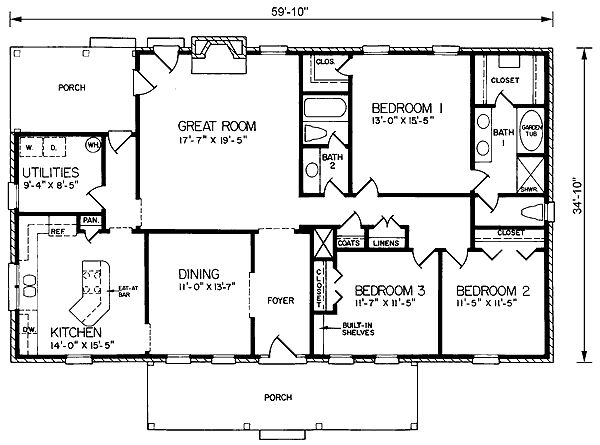
#> input picture apps/api/src/uploads/a8d85763-fd30-4254-84a1-4ba7a1ba8829_1_original.jpg, 600 x 445 px
$ python detect_floorplan.py uploads/a8d85763-fd30-4254-84a1-4ba7a1ba8829_1_original.jpg
#> lines starting #> are read from the running program, lines starting #| are printed output that depends on the picture; after the words box and inside, x2 and y2 are one past the last pixel; in counts of white or black regions, pixels touching at a corner belong together
# File: detect_floorplan.py
import cv2
import numpy as np
import argparse
import os

# Attempt to import ximgproc for thinning
try:
    import cv2.ximgproc
    XIMGPROC_AVAILABLE = True
except ImportError:
    XIMGPROC_AVAILABLE = False

# Fallback: use skimage if ximgproc isn't available
try:
    from skimage.morphology import skeletonize as sk_skeletonize
    SKIMAGE_AVAILABLE = True
except ImportError:
    SKIMAGE_AVAILABLE = False
    sk_skeletonize = None  # for safety

from sklearn.cluster import KMeans

def morphological_thinning(binary_img):
    """
    Perform morphological thinning using either OpenCV's ximgproc.thinning
    or skimage's skeletonize as a fallback.

    :param binary_img: Binary image (uint8, 0 or 255)
    :return: Thinned image (uint8, 0 or 255)
    """
    print("[DEBUG] morphological_thinning input shape:", binary_img.shape)
    if XIMGPROC_AVAILABLE:
        thinned = cv2.ximgproc.thinning(binary_img)
        print("[DEBUG] morphological_thinning ximgproc output shape:", thinned.shape)
        return thinned

    elif SKIMAGE_AVAILABLE:
        bool_img = (binary_img > 0)
        skel = sk_skeletonize(bool_img)
        thinned = (skel * 255).astype(np.uint8)
        print("[DEBUG] morphological_thinning skimage output shape:", thinned.shape)
        return thinned
    else:
        raise ImportError("No available thinning method. Install opencv-contrib-python or scikit-image.")

def skeletonize_image(img_path, thresh_val=100):
    """
    Reads a floorplan image, thresholds it, applies morphological denoising,
    and then skeletonizes it using morphological thinning.
    Returns the skeleton image (0 = background, 255 = foreground).
    """
#> called with thresh_val = 100
    # 1. Load image in grayscale
    gray = cv2.imread(img_path, cv2.IMREAD_GRAYSCALE)
#> gray is the input picture: shape (445, 600); min 0, max 255, mean 228.1
    if gray is None:
        raise ValueError(f"Could not open or find the image: {img_path}")

    orig_height, orig_width = gray.shape[:2]
#> orig_height = 445; orig_width = 600
    print(f"[DEBUG] Original (H×W): {orig_height} × {orig_width}")
#| [DEBUG] Original (H×W): 445 × 600

    # 2. Threshold
    _, binary = cv2.threshold(gray, thresh_val, 255, cv2.THRESH_BINARY_INV)
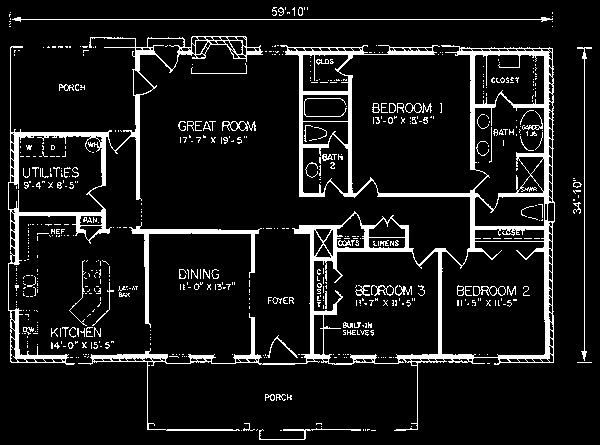
#> binary: shape (445, 600); 9.6% white; 608 white regions (524 under 20 px), largest, box (x1, y1, x2, y2) and area: (78, 45, 555, 431) 13249, (8, 36, 263, 365) 4677, (129, 222, 262, 328) 1183
    print("[DEBUG] After threshold shape:", binary.shape)
#| [DEBUG] After threshold shape: (445, 600)

    # 3. Morphological opening/closing
    kernel = cv2.getStructuringElement(cv2.MORPH_RECT, (3, 3))
    opened = cv2.morphologyEx(binary, cv2.MORPH_OPEN, kernel)
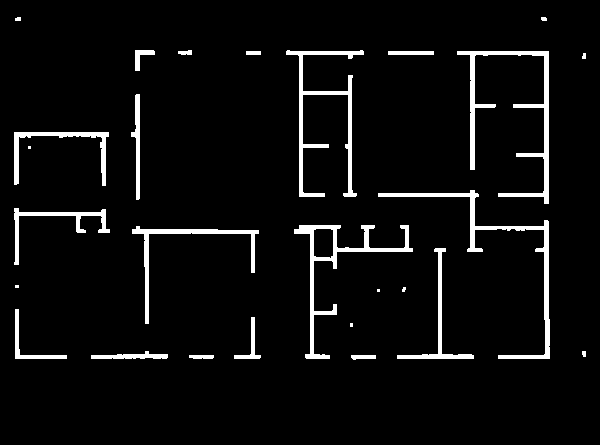
#> opened: shape (445, 600); 5.2% white; 27 white regions (5 under 20 px), largest, box (x1, y1, x2, y2) and area: (457, 51, 549, 204) 2214, (378, 190, 550, 359) 1931, (286, 50, 364, 197) 1825
    print("[DEBUG] After open shape:", opened.shape)
#| [DEBUG] After open shape: (445, 600)
    closed = cv2.morphologyEx(opened, cv2.MORPH_CLOSE, kernel)
#> closed: shape (445, 600); 5.2% white; 27 white regions (5 under 20 px), largest, box (x1, y1, x2, y2) and area: (457, 51, 549, 204) 2216, (378, 190, 550, 359) 1935, (286, 50, 364, 197) 1825
    print("[DEBUG] After close shape:", closed.shape)
#| [DEBUG] After close shape: (445, 600)

    # 4. Thinning (skeletonization)
    skel = morphological_thinning(closed)
#| [DEBUG] morphological_thinning input shape: (445, 600)
#> in morphological_thinning, `thinned = cv2.ximgproc.thinning(binary_img)`:
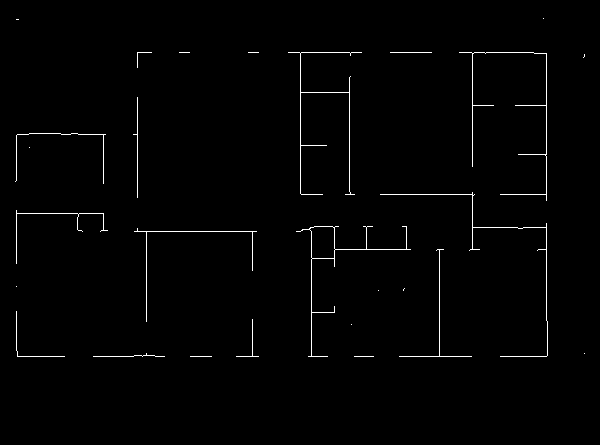
#> thinned: shape (445, 600); 1.1% white in thin lines or dots, all inside (x1, y1, x2, y2) = (15, 18, 585, 357)
#| [DEBUG] morphological_thinning ximgproc output shape: (445, 600)
    print("[DEBUG] After thinning shape:", skel.shape)
#| [DEBUG] After thinning shape: (445, 600)

    # 5. Resize if needed
    if (skel.shape[0] != orig_height) or (skel.shape[1] != orig_width):
        print("[INFO] Resizing skeleton to match original.")
        skel = cv2.resize(skel, (orig_width, orig_height), interpolation=cv2.INTER_NEAREST)
    print("[DEBUG] Final skeleton shape:", skel.shape)
#| [DEBUG] Final skeleton shape: (445, 600)

    # Ensure skeleton is 0 or 255
    skel[skel > 0] = 255

    return skel

def classify_point(neighborhood):
    """
    Classifies a point as corner, endpoint, T-junction, or none.
    """
    pattern = (neighborhood == 255).astype(int)
    center = pattern[1,1]
    if center == 0:
        return 'none'

    # Count neighbors
    neighbors = np.sum(pattern) - center

    # 8 neighbors in clockwise order
    pixels = [
        pattern[0,1], pattern[0,2], pattern[1,2], pattern[2,2],
        pattern[2,1], pattern[2,0], pattern[1,0], pattern[0,0]
    ]

    # Count transitions from 0 to 1
    transitions = 0
    pixels.append(pixels[0])  # wrap-around
    for i in range(8):
        if pixels[i] == 0 and pixels[i+1] == 1:
            transitions += 1

    # Logic
    if neighbors == 1:
        return 'endpoint'
    elif transitions == 2:
        if neighbors == 2:
            return 'corner'
        elif neighbors == 3:
            return 't_junction'

    return 'none'

def detect_corners(skel, max_corners=500, quality_level=0.001, min_distance=10):
    """
    Use cv2.goodFeaturesToTrack + classify_point to find corners, endpoints, T-junctions.
    Returns a list of (x, y) points.
    """
#> called with max_corners = 500, quality_level = 0.001, min_distance = 10
    corners = cv2.goodFeaturesToTrack(
        skel,
        maxCorners=max_corners,
        qualityLevel=quality_level,
        minDistance=min_distance,
        blockSize=3
    )
#> corners = 107 rows, first 8: [146, 354], [545, 154], [349, 192], [441, 354], [313, 354], [254, 354], [19, 354], [313, 314]

    important_points = []
    if corners is not None:
        corners = corners.astype(int)
        for corner in corners:
            x, y = corner.ravel()
            # Check a 3×3 neighborhood
            if 0 < y < skel.shape[0]-1 and 0 < x < skel.shape[1]-1:
                neighborhood = skel[y-1:y+2, x-1:x+2]
                point_type = classify_point(neighborhood)
                if point_type != 'none':
                    important_points.append([x, y])
#> this loop made 107 passes
#> (x, y, neighborhood, pattern in classify_point, center in classify_point, neighbors in classify_point, point_type) on passes 1, 2, 46, 49, 50: (146, 354, [[0, 255, 0], [0, 255, 0], [255, 255, 255]], [[0, 1, 0], [0, 1, 0], [1, 1, 1]], 1, 4, 'none'), (545, 154, [[0, 0, 255], [255, 255, 255], [0, 255, 0]], [[0, 0, 1], [1, 1, 1], [0, 1, 0]], 1, 4, 'none'), (137, 230, [[0, 255, 0], [0, 255, 0], [255, 255, 255]], [[0, 1, 0], [0, 1, 0], [1, 1, 1]], 1, 4, 'none'), (403, 290, [[0, 255, 0], [0, 255, 0], [0, 0, 0]], [[0, 1, 0], [0, 1, 0], [0, 0, 0]], 1, 1, 'endpoint'), (500, 356, [[0, 0, 0], [0, 255, 255], [0, 0, 0]], [[0, 0, 0], [0, 1, 1], [0, 0, 0]], 1, 1, 'endpoint')
#> (x, y, neighborhood, pattern in classify_point, center in classify_point, point_type) on passes 3, 48, 51, 53, 55, 57: (349, 192, [[0, 255, 0], [0, 0, 255], [0, 0, 255]], [[0, 1, 0], [0, 0, 1], [0, 0, 1]], 0, 'none'), (310, 229, [[255, 255, 0], [255, 0, 0], [0, 255, 0]], [[1, 1, 0], [1, 0, 0], [0, 1, 0]], 0, 'none'), (472, 356, [[0, 0, 0], [255, 0, 0], [0, 0, 0]], [[0, 0, 0], [1, 0, 0], [0, 0, 0]], 0, 'none'), (374, 356, [[0, 0, 0], [255, 0, 0], [0, 0, 0]], [[0, 0, 0], [1, 0, 0], [0, 0, 0]], 0, 'none'), (328, 356, [[0, 0, 0], [255, 0, 0], [0, 0, 0]], [[0, 0, 0], [1, 0, 0], [0, 0, 0]], 0, 'none'), (212, 356, [[0, 0, 0], [255, 0, 0], [0, 0, 0]], [[0, 0, 0], [1, 0, 0], [0, 0, 0]], 0, 'none')
#> after the loop, important_points = 31 pairs, first value 15 to 584, second value 52 to 356

    # Additional pass for endpoints/T-junctions missed
    height, width = skel.shape
#> height = 445; width = 600
    for y in range(1, height-1):
        for x in range(1, width-1):
            if skel[y, x] == 255:
                neighborhood = skel[y-1:y+2, x-1:x+2]
                point_type = classify_point(neighborhood)
                if point_type in ['endpoint', 't_junction']:
                    # Avoid duplicates if already close
                    if not any(abs(x - px) < min_distance and abs(y - py) < min_distance
                               for px, py in important_points):
                        important_points.append([x, y])
#> this loop made 443 passes
#| Detected 94 corners.

    return important_points

def cluster_points(points, num_clusters=20):
    """
    Clusters corner points using KMeans, returning cluster centers (x, y).
    """
#> (printed output is left out)
    if len(points) == 0:
        return []

    points_arr = np.array(points, dtype=np.float32)
    k = min(num_clusters, len(points_arr))
    kmeans = KMeans(n_clusters=k, random_state=42).fit(points_arr)
    return kmeans.cluster_centers_

def fit_line_to_clustered_points(image, clustered_points, draw=True):
    """
    Color-code each point based on classify_point:
      Blue=endpoints, Red=corners, Green=T-junction, Orange=others
    """
#> called with clustered_points = array of shape (20, 2), draw = True
    if not draw:
        return

    h, w = image.shape[:2]

    for (x_c, y_c) in clustered_points:
        x_c = int(x_c)
        y_c = int(y_c)

        # Get 3×3 patch
        y0, y1 = max(0, y_c - 1), min(h, y_c + 2)
        x0, x1 = max(0, x_c - 1), min(w, x_c + 2)

        neighborhood = image[y0:y1, x0:x1, 0]  # just the first channel
        if neighborhood.shape[0] < 3 or neighborhood.shape[1] < 3:
            point_type = 'none'
        else:
            point_type = classify_point(neighborhood)

        if point_type == 'endpoint':
            color = (255, 0, 0)   # Blue
        elif point_type == 'corner':
            color = (0, 0, 255)   # Red
        elif point_type == 't_junction':
            color = (0, 255, 0)   # Green
        else:
            color = (0, 165, 255) # Orange

        cv2.circle(image, (x_c, y_c), 3, color, -1)
#> this loop made 20 passes
#> (x_c, y_c) on passes 1 to 12: (273.5, 61.75), (465, 216.4), (115.7, 216.1), (373.8, 239.6), (487.8, 52.67), (145.3, 349.7), (155.2, 62), (334.5, 340.2), (452, 356), (528.5, 209.5), (323.2, 169.2), (15.5, 195.5)

def detect_straight_walls_hough(skel, threshold=50, min_line_length=50, max_line_gap=10):
    """
    Hough transform for lines in the skeleton
    """
#> called with threshold = 50, min_line_length = 50, max_line_gap = 10
    edges = cv2.Canny(skel, 50, 150, apertureSize=3)
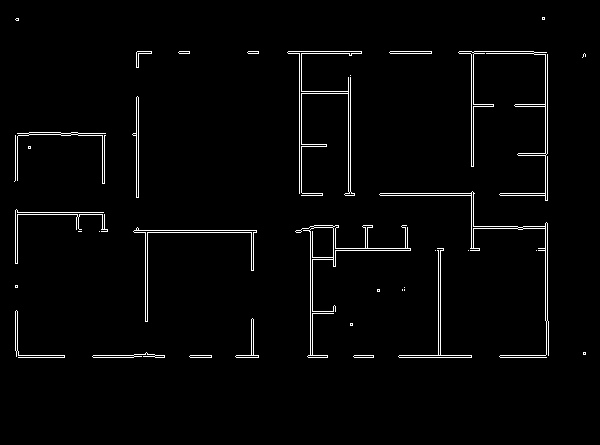
#> edges: shape (445, 600); 2.3% white in thin lines or dots, all inside (x1, y1, x2, y2) = (14, 17, 586, 358)
    lines = cv2.HoughLinesP(
        edges,
        rho=1,
        theta=np.pi/180,
        threshold=threshold,
        minLineLength=min_line_length,
        maxLineGap=max_line_gap
    )
    if lines is None:
        return []
    return lines.reshape(-1, 4)

def main():
    parser = argparse.ArgumentParser(
        description='Process a floorplan image to detect corners/endpoints/T-junctions.'
    )
    parser.add_argument('input_image', help='Path to input image')
    parser.add_argument('--thresh_val', type=int, default=100, help='Binarization threshold')
    parser.add_argument('--clusters', type=int, default=20, help='Number of clusters for corner points')
    args = parser.parse_args()

    input_image_path = args.input_image
    thresh_val = args.thresh_val
    num_clusters = args.clusters

    # Ensure file exists
    if not os.path.exists(input_image_path):
        print(f"File not found: {input_image_path}")
        return

    # 1. Skeletonize
    skel = skeletonize_image(input_image_path, thresh_val=thresh_val)
    output_dir = os.path.dirname(input_image_path) or '.'

    skel_output_path = os.path.join(output_dir, "skeletonized.png")
    cv2.imwrite(skel_output_path, skel)

    # 2. Find corners
    corners = detect_corners(skel, max_corners=500, quality_level=0.001, min_distance=10)
    print(f"Detected {len(corners)} corners.")

    # 3. KMeans cluster
    clustered_pts = cluster_points(corners, num_clusters=num_clusters)
    print("Clustered corners:\n", clustered_pts)

    # 4. Convert to BGR, draw points
    skel_bgr = cv2.cvtColor(skel, cv2.COLOR_GRAY2BGR)
    fit_line_to_clustered_points(skel_bgr, clustered_pts, draw=True)

    # 5. Hough lines
    lines = detect_straight_walls_hough(skel)
    for (x1, y1, x2, y2) in lines:
        cv2.line(skel_bgr, (x1, y1), (x2, y2), (0, 255, 0), 2)
#> this loop made 38 passes
#> (x1, y1, x2, y2) on passes 1 to 12: (399, 355, 471, 355), (545, 320, 545, 223), (399, 357, 471, 357), (459, 51, 533, 51), (547, 200, 547, 54), (288, 53, 361, 53), (544, 104, 545, 168), (473, 166, 473, 52), (471, 166, 471, 54), (380, 193, 474, 193), (299, 193, 299, 51), (301, 192, 301, 51)
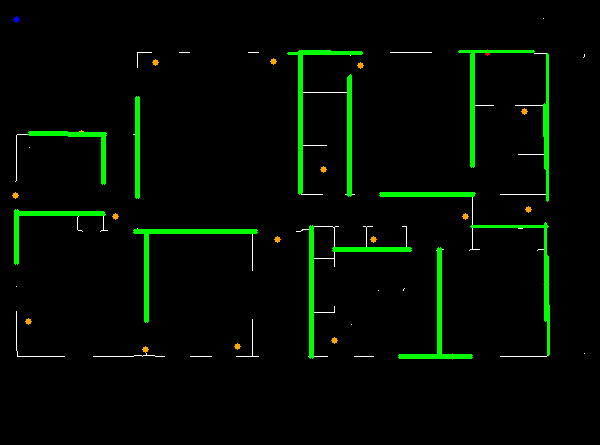
#> skel_bgr: shape (445, 600, 3); mean B, G, R 1, 10, 1.4

    # 6. Save annotated
    clustered_output_path = os.path.join(output_dir, "clustered_points.png")
    cv2.imwrite(clustered_output_path, skel_bgr)

    print(f"Processing complete. Results in {output_dir}")
    print("Skeleton:", skel_output_path)
    print("Clustered corners visualization:", clustered_output_path)

if __name__ == "__main__":
    main()
